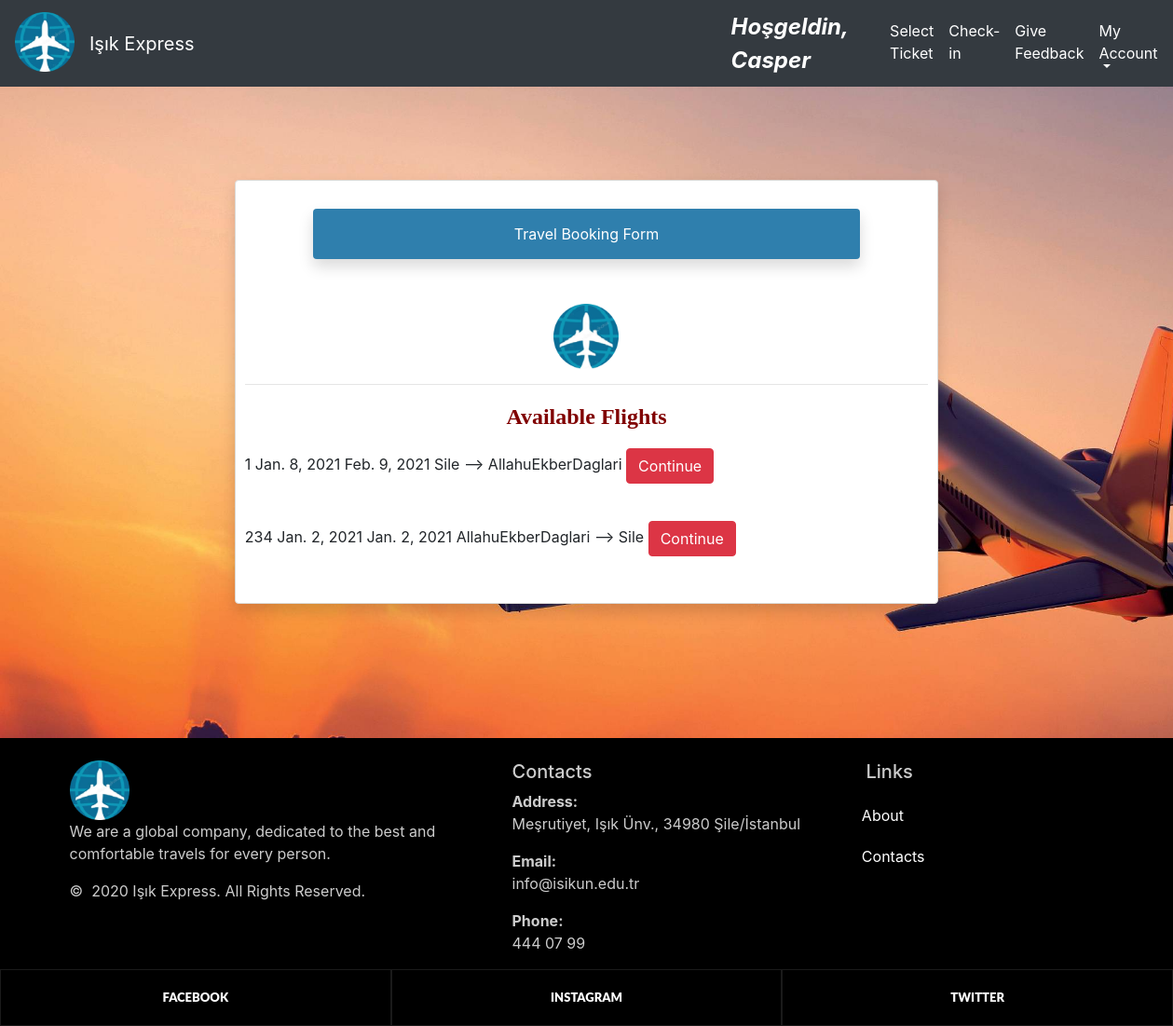
Page /homepage/ (signed in) on the committed database.
### home/models.py (models this page shows, shortened)
class Flight(models.Model):
    pnr=models.CharField(max_length=10, null=True)
    departure_time = models.DateField(auto_now_add=False, auto_now=False, null=True)
    arrival_time = models.DateField(auto_now_add=False, auto_now=False, null=True)
    from_airport = models.ForeignKey(Airport, null=True,on_delete=models.SET_NULL, related_name="from_airport")
    to_airport = models.ForeignKey(Airport, null=True,on_delete=models.SET_NULL, related_name="to_airport")
    price= models.DecimalField(max_digits=10,decimal_places=2,null=True)

class Airport(models.Model):
    name=models.CharField(max_length=255,null=True)
    address=models.CharField(max_length=500,null=True)
    def __str__(self):
        return self.name

### home/views.py (the view)
# urls.py: path('homepage/', views.homepage, name="homepage"),
@login_required
def homepage(request):
    flights = Flight.objects.all()
    context = {'flights': flights}
    return render(request, 'home/homepage.html', context)

### home/templates/home/homepage.html (shortened to what this page needs)
{% extends 'home/main.html' %}
{% load static %}
{% block content %}
<head>
    <link rel="stylesheet" type="text/css" href="{% static 'css/footer.css' %}">
    <link rel="stylesheet" type="text/css" href="{% static 'css/background.css' %}">
    <link rel="stylesheet" href="https://cdnjs.cloudflare.com/ajax/libs/font-awesome/4.7.0/css/font-awesome.min.css">
    <link rel="stylesheet" href="https://stackpath.bootstrapcdn.com/bootstrap/4.1.1/css/bootstrap.min.css">
    <link rel="stylesheet" href="https://stackpath.bootstrapcdn.com/bootstrap/4.1.1/js/bootstrap.bundle.min.js">
</head>
<body class="first-info" >
<div class="card shadow mb-5 bg-white rounded" style=" margin-top: 100px; " class="first-info" >
    <div class="card-body" style=" margin-top: 30px; ">
        <p class="card-title text-center shadow mb-5 rounded" >Travel Booking Form</p>
        <div class="icons text-center">
            <img src="/static/images/logo.png" style="height: 70px; width: 70px; ">
        </div>
        <hr>
        <center><p><font face="tahoma" size="5" color="maroon"><b>Available Flights</b></font></p></center>
                {% for i in flights %}
        <form action="" method="POST">
            {{ i.pnr }}
            {{ i.departure_time }}
            {{ i.arrival_time }}
            {{ i.from_airport }} -->
            {{ i.to_airport }}
            <a href="{% url 'selected_flight' i.id %}" name="choose" class="btn btn-danger" role="button">Continue</a>
        </form>
        <br>
        {% endfor %}
    </div>
</div>
<br><br><br><br>
</body>
{% endblock %}

### home/templates/home/navbar.html (shortened to what this page needs)
{% load static %}
{% block content %}
<head>
</head>
<body>
<nav class="navbar navbar-expand-md navbar-dark bg-dark">
    <a class="navbar-brand pb-2" href="{% url 'homepage' %}"><img src="{% static 'images/logo.png' %}" style="height: 64px; width: 64px"></a>
                <a class="navbar-brand" href="{% url 'homepage' %}">Işık Express</a>
    <a class="nav navbar-nav navbar-right " style="margin-left: 35rem !important;" ><font  size="5" color="white"><b><i>Hoşgeldin, {{user.username}}</i></b></font></a>
    <div class="collapse navbar-collapse" id="navbarNavDropdown" style="margin-left: 3% !important;">
        <ul class="navbar-nav">
            <li class="nav-item active">
                <a class="nav-link" href="{% url 'homepage' %}">Select Ticket <span class="sr-only">(current)</span></a>
            </li>
            <li class="nav-item">
                <a class="nav-link" href="{% url 'checkin' %}" style="color:white">Check-in</a>
            </li>
            <li class="nav-item">
                <a class="nav-link" href="{% url 'Feedback' %}" style="color:white">Give Feedback</a>
            </li>
            <li class="nav-item dropdown">
                <a class="nav-link dropdown-toggle"  id="navbarDropdownMenuLink" data-toggle="dropdown" aria-haspopup="true" aria-expanded="false" style="color:white"> My Account </a>
            </li>
        </ul>
    </div>
</nav>
</body>
{% endblock %}

### home/static/css/footer.css (style rules this page uses)
ul, ol { list-style: none; padding: 0; margin: 0; }

### home/static/css/background.css (style rules this page uses)
.first-info { background-image: url( '/static/images/plane1.jpg' ) ; background-size: cover; background-repeat: no-repeat; }

### home/templates/home/homepage.html (style rules this page uses)
.card { margin: auto; border: solid 1px #dbdad7; width: 60%; padding-left: 10px !important; padding-bottom: 10px !important; padding-right: 10px !important; padding-top: 0px !important }
.card-title { margin: auto; padding: 15px; background-color: #2f7fad; color: white; width: 80% }
div.card-body { padding: 0px }
.icons { margin: auto !important }

### rows in the picture
Flight: pnr "1", departure_time "Jan. 8, 2021", arrival_time "Feb. 9, 2021", from_airport "Sile", to_airport "AllahuEkberDaglari"
Flight: pnr "234", departure_time "Jan. 2, 2021", arrival_time "Jan. 2, 2021", from_airport "AllahuEkberDaglari", to_airport "Sile"

### other values in the picture
{{ user.username }} "Casper"
